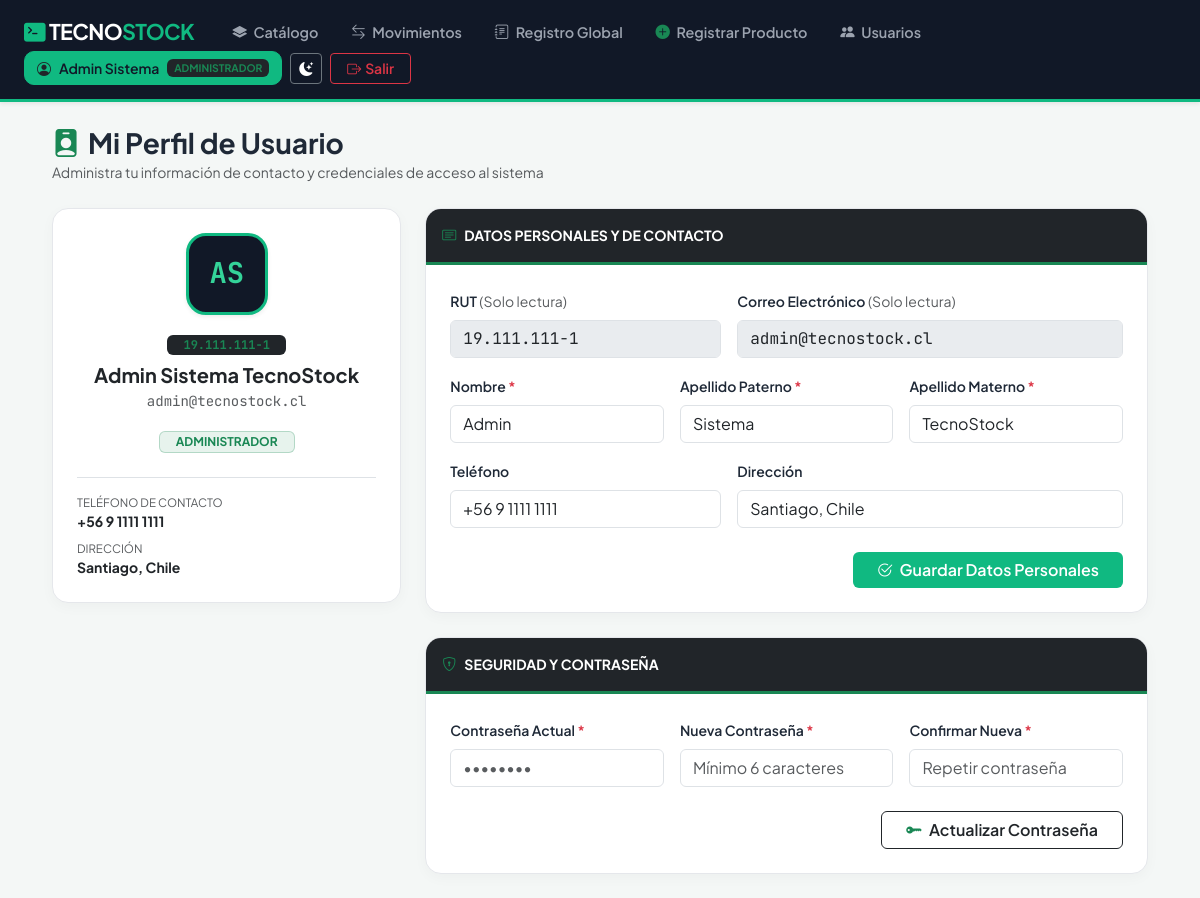
The page /perfil.php (signed in) on the database as committed earlier.
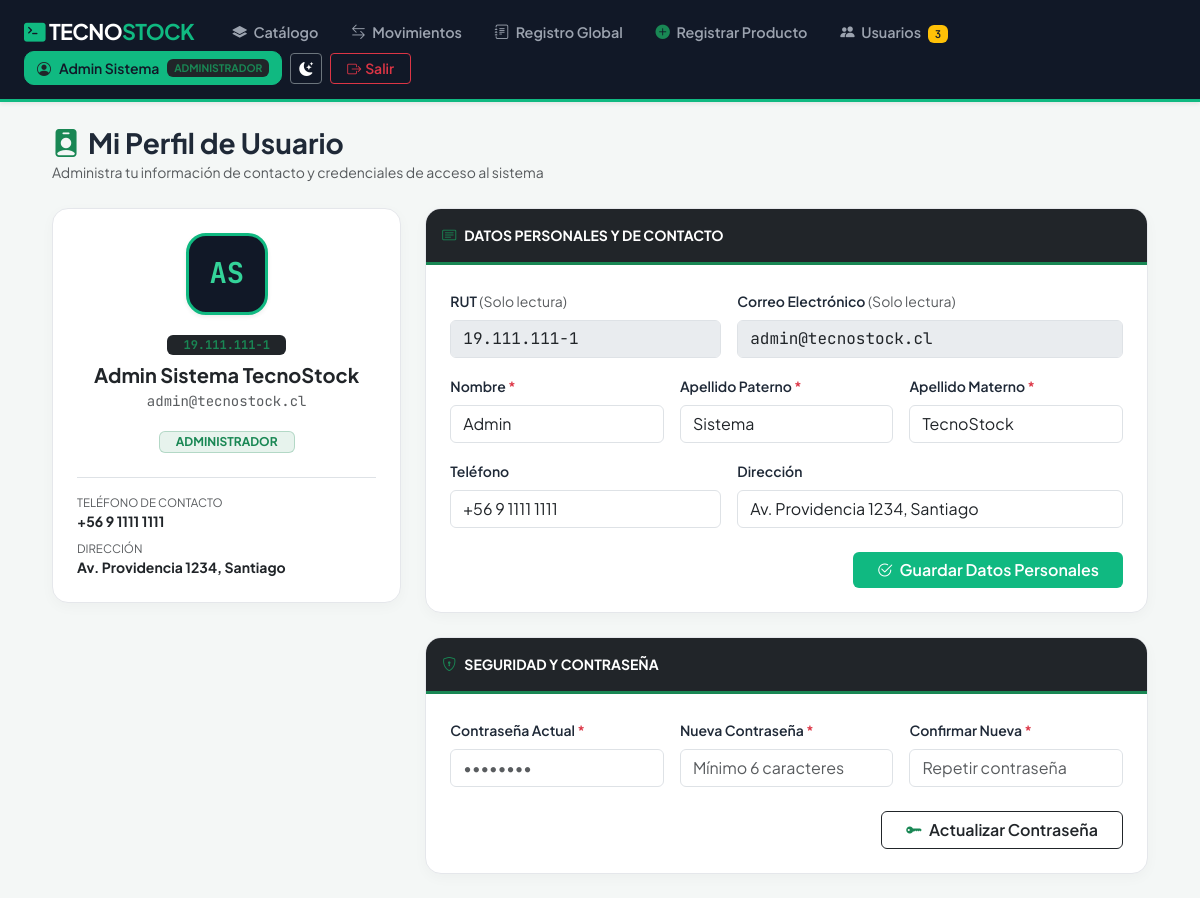
The same page on the database as committed later.
### tables this page shows
CREATE TABLE `usuario` (
  `id_usuario` int(11) NOT NULL,
  `rut` varchar(15) NOT NULL,
  `nombre` varchar(100) NOT NULL,
  `apellido_paterno` varchar(60) NOT NULL,
  `apellido_materno` varchar(60) NOT NULL,
  `correo` varchar(120) NOT NULL,
  `telefono` varchar(25) DEFAULT NULL,
  `direccion` varchar(255) DEFAULT NULL,
  `clave` varchar(255) NOT NULL,
  `rol` tinyint(1) NOT NULL DEFAULT 2 CHECK (`rol` in (1,2)),
  `estado` tinyint(1) NOT NULL DEFAULT 1
);

### config/auth.php (called while the page is built, shortened)
<?php
function obtenerNombreRol(int $rol): string {
    return $rol === 1 ? 'Administrador' : 'Usuario';
}

### perfil.php (the view, shortened to what the changed rows need)
<?php
require_once 'config/conexion.php';
require_once 'config/auth.php';
$idUsuario     = (int)$_SESSION['id_usuario'];
$rolUsuario    = (int)$_SESSION['rol'];
$stmtUser = $pdo->prepare("SELECT * FROM usuario WHERE id_usuario = :id LIMIT 1");
$stmtUser->execute(['id' => $idUsuario]);
$datosUsuario = $stmtUser->fetch();
$nombreCompleto = trim($datosUsuario['nombre'] . ' ' . ($datosUsuario['apellido_paterno'] ?? '') . ' ' . ($datosUsuario['apellido_materno'] ?? ''));
$iniciales      = strtoupper(mb_substr(trim($datosUsuario['nombre']), 0, 1) . mb_substr(trim($datosUsuario['apellido_paterno'] ?? 'U'), 0, 1));
?>
<!DOCTYPE html>
<html lang="es">
<head>
    <link href="https://cdn.jsdelivr.net/npm/bootstrap@5.3.3/dist/css/bootstrap.min.css" rel="stylesheet">
    <link href="https://cdn.jsdelivr.net/npm/bootstrap-icons@1.11.3/font/bootstrap-icons.min.css" rel="stylesheet">
    <link href="assets/theme.css" rel="stylesheet">
</head>
<body>
<?php include 'includes/navbar.php'; ?>
<main class="container py-4" style="max-width: 1120px;">
    <div class="row g-4">
        <div class="col-lg-4">
            <div class="panel-card p-4 text-center">
                <div class="profile-avatar mono mb-3 shadow-sm"><?= htmlspecialchars($iniciales) ?></div>
                <div class="mb-2">
                    <span class="badge bg-dark text-success mono px-3 py-1"><?= htmlspecialchars($datosUsuario['rut'] ?? 'Sin RUT') ?></span>
                </div>
                <h5 class="fw-bold text-dark mb-1"><?= htmlspecialchars($nombreCompleto) ?></h5>
                <div class="mono small text-muted mb-3"><?= htmlspecialchars($datosUsuario['correo']) ?></div>
                <span class="badge bg-success bg-opacity-10 text-success border border-success border-opacity-25 px-3 py-1 mb-4">
                    <?= strtoupper(obtenerNombreRol($rolUsuario)) ?>
                </span>
                <div class="text-start small border-top pt-3 d-flex flex-column gap-2">
                    <div>
                        <span class="text-muted d-block" style="font-size: 0.72rem;">TELÉFONO DE CONTACTO</span>
                        <strong class="text-dark"><?= htmlspecialchars($datosUsuario['telefono'] ?: 'No registrado') ?></strong>
                    </div>
                    <div>
                        <span class="text-muted d-block" style="font-size: 0.72rem;">DIRECCIÓN</span>
                        <strong class="text-dark"><?= htmlspecialchars($datosUsuario['direccion'] ?: 'No registrada') ?></strong>
                    </div>
                </div>
            </div>
        </div>
        <div class="col-lg-8 d-flex flex-column gap-4">
            <div class="panel-card">
                <form method="POST" class="p-4">
                    <div class="row g-3 mb-3">
                        <div class="col-md-5">
                            <label class="form-label fw-semibold small">RUT <span class="text-muted fw-normal">(Solo lectura)</span></label>
                            <input type="text" class="form-control mono" value="<?= htmlspecialchars($datosUsuario['rut'] ?? '') ?>" disabled readonly>
                        </div>
                        <div class="col-md-7">
                            <label class="form-label fw-semibold small">Correo Electrónico <span class="text-muted fw-normal">(Solo lectura)</span></label>
                            <input type="email" class="form-control mono" value="<?= htmlspecialchars($datosUsuario['correo']) ?>" disabled readonly>
                        </div>
                    </div>
                    <div class="row g-3 mb-3">
                        <div class="col-md-4">
                            <label class="form-label fw-semibold small">Nombre <span class="text-danger">*</span></label>
                            <input type="text" name="nombre" class="form-control" value="<?= htmlspecialchars($datosUsuario['nombre']) ?>" required>
                        </div>
                        <div class="col-md-4">
                            <label class="form-label fw-semibold small">Apellido Paterno <span class="text-danger">*</span></label>
                            <input type="text" name="apellido_paterno" class="form-control" value="<?= htmlspecialchars($datosUsuario['apellido_paterno'] ?? '') ?>" required>
                        </div>
                        <div class="col-md-4">
                            <label class="form-label fw-semibold small">Apellido Materno <span class="text-danger">*</span></label>
                            <input type="text" name="apellido_materno" class="form-control" value="<?= htmlspecialchars($datosUsuario['apellido_materno'] ?? '') ?>" required>
                        </div>
                    </div>
                    <div class="row g-3 mb-4">
                        <div class="col-md-5">
                            <label class="form-label fw-semibold small">Teléfono</label>
                            <input type="text" name="telefono" class="form-control" value="<?= htmlspecialchars($datosUsuario['telefono'] ?? '') ?>" placeholder="Ej: +56 9 1234 5678">
                        </div>
                        <div class="col-md-7">
                            <label class="form-label fw-semibold small">Dirección</label>
                            <input type="text" name="direccion" class="form-control" value="<?= htmlspecialchars($datosUsuario['direccion'] ?? '') ?>" placeholder="Ej: Av. Principal 1234, Santiago">
                        </div>
                    </div>
                </form>
            </div>
        </div>
    </div>
</main>
</body>
</html>

### includes/navbar.php (shortened to what the changed rows need)
<?php
$paginaActual    = basename($_SERVER['PHP_SELF']);
$navRol          = isset($_SESSION['rol']) ? (int)$_SESSION['rol'] : 2;
$totalSolicitudesNav = 0;
if ($navRol === 1 && isset($pdo)) {
    try {
        $totalSolicitudesNav = (int)$pdo->query("SELECT COUNT(*) FROM solicitud_clave WHERE estado = 0")->fetchColumn();
    } catch (PDOException $e) {
        $totalSolicitudesNav = 0;
    }
}
?>
<header class="top-header sticky-top shadow-sm">
    <div class="container-fluid px-4 d-flex flex-wrap align-items-center justify-content-between">
        <div class="d-flex align-items-center gap-3 flex-wrap">
            <nav class="d-flex gap-1 flex-wrap align-items-center">
                <?php if ($navRol === 1): ?>
                    <a href="usuarios.php" class="nav-pill-custom <?= $paginaActual === 'usuarios.php' ? 'active' : '' ?>">
                        <i class="bi bi-people-fill me-1"></i> Usuarios
                        <?php if ($totalSolicitudesNav > 0): ?>
                            <span class="badge bg-warning text-dark ms-1 mono"><?= $totalSolicitudesNav ?></span>
                        <?php endif; ?>
                    </a>
                <?php endif; ?>
            </nav>
        </div>
    </div>
</header>

Rows that differ between the two databases and show on the page:
changed usuario "AS": direccion "Santiago, Chile" → "Av. Providencia 1234, Santiago"
Other text that changed with them:
$totalSolicitudesNav: (not shown) → "3"
